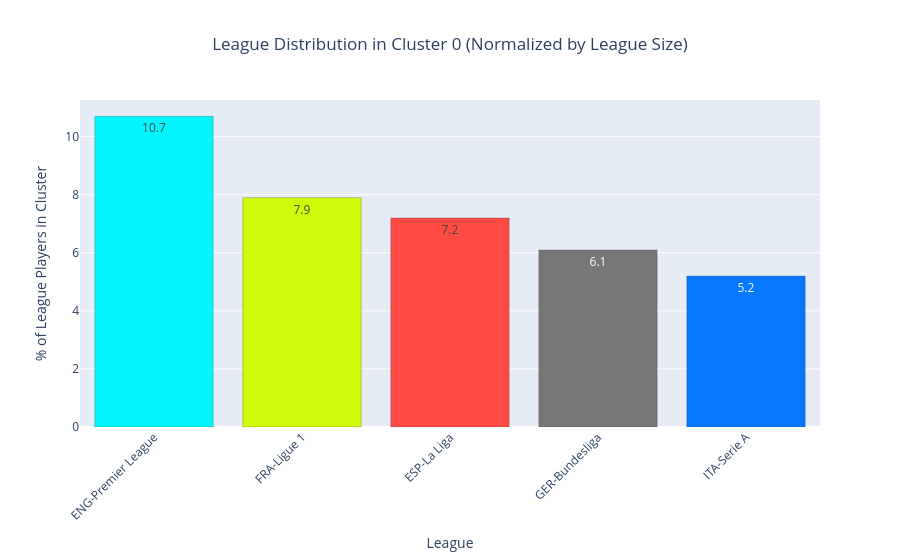

The cell this chart's notebook holds for it:
### Code cell
# Create a bar plot showing the distribution of positions in a specific cluster

def plot_cluster_positions(cluster_id, df_clusters=df_clusters):
    cluster_data = df_clusters[df_clusters['cluster'] == cluster_id]
    
    # Count players by position in this cluster
    pos_counts = cluster_data['pos'].value_counts().reset_index()
    pos_counts.columns = ['Position', 'Count']
    
    # create a color mapping for positions using hex codes
    unique_positions = sorted(df_clusters['pos'].unique())
    colors = plt.cm.tab20(np.linspace(0, 1, len(unique_positions)))
    color_map = {
        pos: f'#{int(colors[i][0]*255):02x}{int(colors[i][1]*255):02x}{int(colors[i][2]*255):02x}'
        for i, pos in enumerate(unique_positions)
    }
    
    # Visualize the bar plot with Plotly Express
    fig = px.bar(
        pos_counts,
        x='Position',
        y='Count',
        title=f'Position Distribution in Cluster {cluster_id}',
        labels={'Count': 'Number of Players', 'Position': 'Position'},
        color='Position',
        color_discrete_map=color_map,
        text='Count'
    )
    fig.update_traces(textposition='auto')
    fig.update_layout(title_x=0.5)
    fig.show()

# Create a bar plot showing the normalized distribution of leagues in a specific cluster (normalized by the total number of players in each league)

def plot_cluster_league(cluster_id, df_clusters=df_clusters):
    
    cluster_data = df_clusters[df_clusters['cluster'] == cluster_id]
    
    # Count players by league in this cluster
    league_counts_cluster = cluster_data['league'].value_counts().reset_index()
    league_counts_cluster.columns = ['League', 'Count_in_Cluster']
    
    # Count total players by league in the entire dataset
    league_counts_total = df_clusters['league'].value_counts().reset_index()
    league_counts_total.columns = ['League', 'Total_Count']
    
    # Merge and calculate normalized percentage
    league_data = league_counts_cluster.merge(league_counts_total, on='League')
    league_data['Percentage'] = (league_data['Count_in_Cluster'] / league_data['Total_Count'] * 100).round(1)
    
    # Sort by percentage descending
    league_data = league_data.sort_values('Percentage', ascending=False)
    
    # Define league colors with hex codes
    league_colors = {
        'ESP-La Liga': "#FF4B44",
        'ENG-Premier League': '#04F5FF',
        'GER-Bundesliga': "#777777",
        'FRA-Ligue 1': '#CDFB0A',
        'ITA-Serie A': '#0578FF'
    }
    
    fig = px.bar(
        league_data,
        x='League',
        y='Percentage',
        title=f'League Distribution in Cluster {cluster_id} (Normalized by League Size)',
        labels={'Percentage': '% of League Players in Cluster', 'League': 'League'},
        text='Percentage',
        color='League',
        color_discrete_map=league_colors,
        hover_data={'Count_in_Cluster': True, 'Total_Count': True, 'Percentage': ':.1f'}
    )
    
    fig.update_traces(textposition='auto', marker_line_width=0.2, marker_line_color='black')
    fig.update_layout(title_x=0.5, xaxis_tickangle=-45, showlegend=False)
    fig.show()
    
plot_cluster_league(0)

### Figure 1 — Plotly figure (JSON) as saved in the notebook; plotly's stock layout.template omitted (floating-point values rounded to 4 significant figures)
{"data": [{"customdata": [[81, 759]], "hovertemplate": "League=%{x}<br>% of League Players in Cluster=%{text:.1f}<br>Count_in_Cluster=%{customdata[0]}<br>Total_Count=%{customdata[1]}<extra></extra>", "legendgroup": "ENG-Premier League", "marker": {"color": "#04F5FF", "line": {"color": "black", "width": 0.2}, "pattern": {"shape": ""}}, "name": "ENG-Premier League", "orientation": "v", "showlegend": true, "text": [10.7], "textposition": "auto", "type": "bar", "x": ["ENG-Premier League"], "xaxis": "x", "y": [10.7], "yaxis": "y"}, {"customdata": [[50, 632]], "hovertemplate": "League=%{x}<br>% of League Players in Cluster=%{text:.1f}<br>Count_in_Cluster=%{customdata[0]}<br>Total_Count=%{customdata[1]}<extra></extra>", "legendgroup": "FRA-Ligue 1", "marker": {"color": "#CDFB0A", "line": {"color": "black", "width": 0.2}, "pattern": {"shape": ""}}, "name": "FRA-Ligue 1", "orientation": "v", "showlegend": true, "text": [7.9], "textposition": "auto", "type": "bar", "x": ["FRA-Ligue 1"], "xaxis": "x", "y": [7.9], "yaxis": "y"}, {"customdata": [[41, 567]], "hovertemplate": "League=%{x}<br>% of League Players in Cluster=%{text:.1f}<br>Count_in_Cluster=%{customdata[0]}<br>Total_Count=%{customdata[1]}<extra></extra>", "legendgroup": "ESP-La Liga", "marker": {"color": "#FF4B44", "line": {"color": "black", "width": 0.2}, "pattern": {"shape": ""}}, "name": "ESP-La Liga", "orientation": "v", "showlegend": true, "text": [7.2], "textposition": "auto", "type": "bar", "x": ["ESP-La Liga"], "xaxis": "x", "y": [7.2], "yaxis": "y"}, {"customdata": [[41, 671]], "hovertemplate": "League=%{x}<br>% of League Players in Cluster=%{text:.1f}<br>Count_in_Cluster=%{customdata[0]}<br>Total_Count=%{customdata[1]}<extra></extra>", "legendgroup": "GER-Bundesliga", "marker": {"color": "#777777", "line": {"color": "black", "width": 0.2}, "pattern": {"shape": ""}}, "name": "GER-Bundesliga", "orientation": "v", "showlegend": true, "text": [6.1], "textposition": "auto", "type": "bar", "x": ["GER-Bundesliga"], "xaxis": "x", "y": [6.1], "yaxis": "y"}, {"customdata": [[40, 763]], "hovertemplate": "League=%{x}<br>% of League Players in Cluster=%{text:.1f}<br>Count_in_Cluster=%{customdata[0]}<br>Total_Count=%{customdata[1]}<extra></extra>", "legendgroup": "ITA-Serie A", "marker": {"color": "#0578FF", "line": {"color": "black", "width": 0.2}, "pattern": {"shape": ""}}, "name": "ITA-Serie A", "orientation": "v", "showlegend": true, "text": [5.2], "textposition": "auto", "type": "bar", "x": ["ITA-Serie A"], "xaxis": "x", "y": [5.2], "yaxis": "y"}], "layout": {"barmode": "relative", "legend": {"title": {"text": "League"}, "tracegroupgap": 0}, "showlegend": false, "title": {"text": "League Distribution in Cluster 0 (Normalized by League Size)", "x": 0.5}, "xaxis": {"anchor": "y", "categoryarray": ["ENG-Premier League", "FRA-Ligue 1", "ESP-La Liga", "GER-Bundesliga", "ITA-Serie A"], "categoryorder": "array", "domain": [0, 1], "tickangle": -45, "title": {"text": "League"}}, "yaxis": {"anchor": "x", "domain": [0, 1], "title": {"text": "% of League Players in Cluster"}}}}
